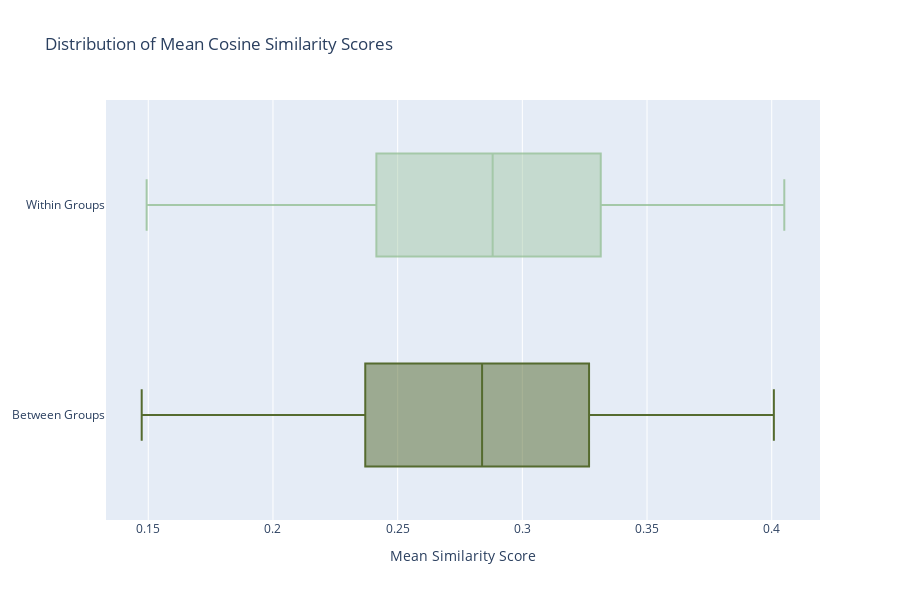

The notebook cell saved with this chart:
### Code cell
fig = go.Figure()

fig.add_trace(go.Box(
    x=df['others_mean'].to_list(),
    name='Between Groups',
    marker_color='darkolivegreen',

))
fig.add_trace(go.Box(
    x=df['group_mean'].to_list(),
    name='Within Groups',
    marker_color='darkseagreen',
    opacity=0.75,
))

fig.update_layout(
    title='Distribution of Mean Cosine Similarity Scores',
    xaxis_title='Mean Similarity Score',
    width=900,
    height=600,
    showlegend=False,
)

fig.write_html('../../figures/q2_box.html')

fig.write_image('../../figures/q2_box.png')

fig.show()

### Figure 1 — Plotly figure (JSON) as saved in the notebook; plotly's stock layout.template omitted (floating-point values rounded to 4 significant figures; data arrays with more than 128 entries replaced by an {"elided": "..."} marker saying what was removed)
{"data": [{"marker": {"color": "darkolivegreen"}, "name": "Between Groups", "type": "box", "x": {"elided": "956 float values"}}, {"marker": {"color": "darkseagreen"}, "name": "Within Groups", "opacity": 0.75, "type": "box", "x": {"elided": "956 float values"}}], "layout": {"height": 600, "showlegend": false, "title": {"text": "Distribution of Mean Cosine Similarity Scores"}, "width": 900, "xaxis": {"title": {"text": "Mean Similarity Score"}}}}
